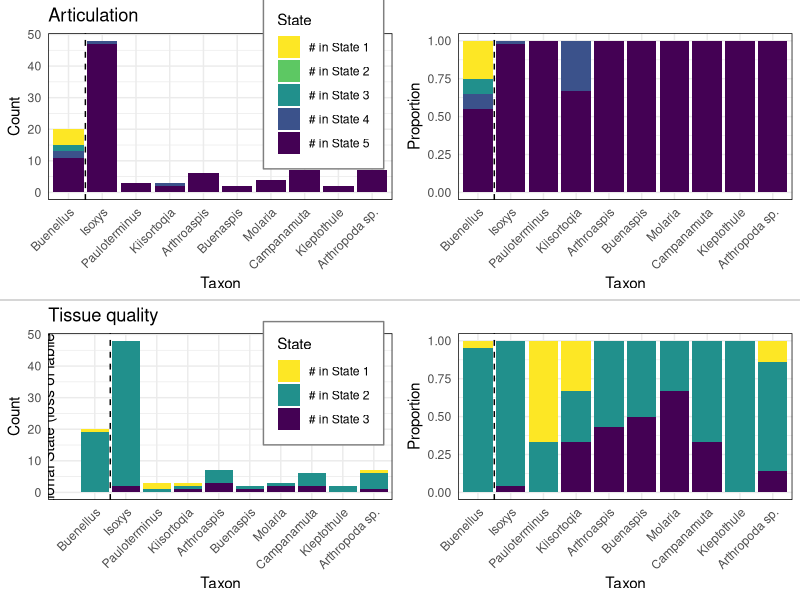
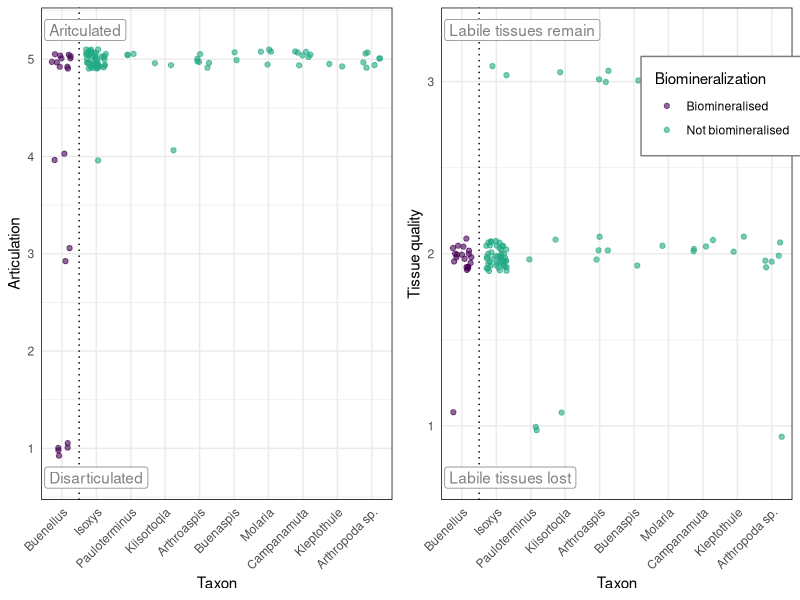
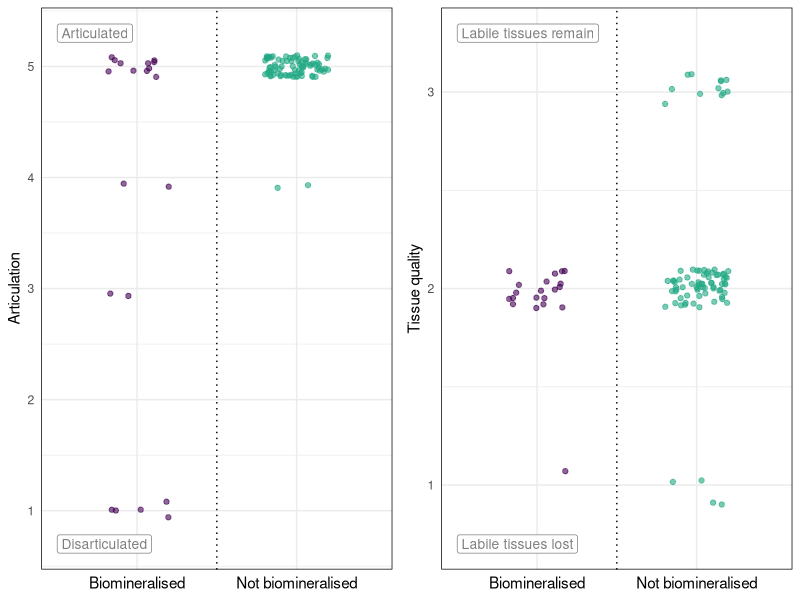
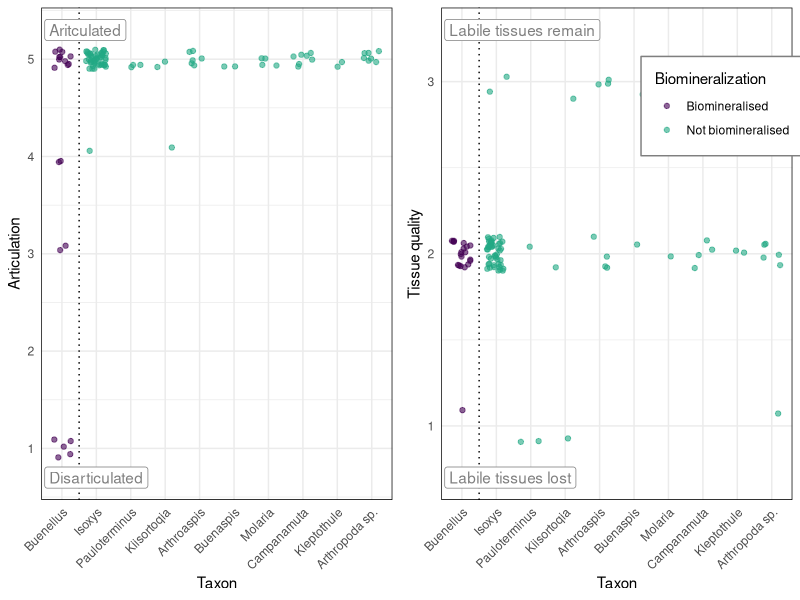
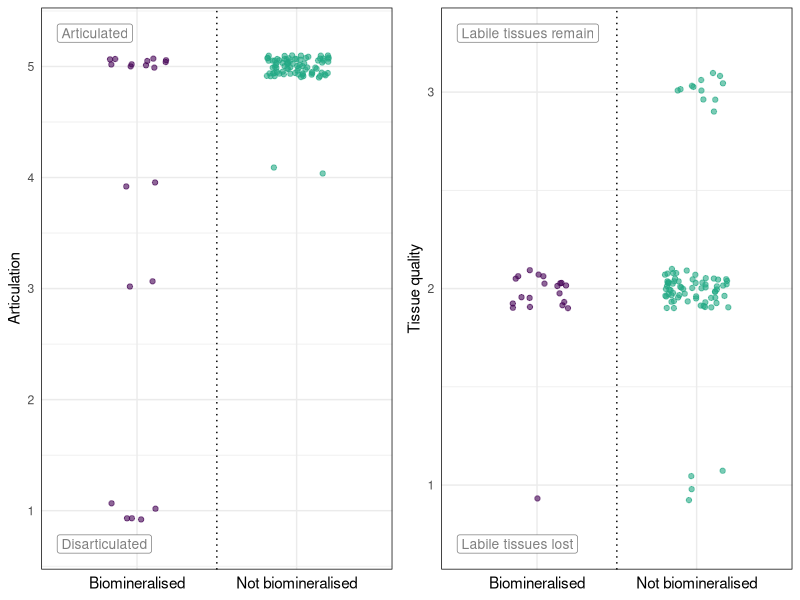

The R source for these figures, in order:
## If packages aren't installed, install them, then load them
packages <- c("tidyverse", "grid","viridis", "readxl","gridExtra")
if(length(packages[!packages %in% installed.packages()[,"Package"]]) > 0){
  install.packages(packages[!packages %in% installed.packages()[,"Package"]])
}
# Load packages
invisible(lapply(packages, library, character.only = TRUE))
rm("packages")

outputDirectory<-paste(getwd(),"/graphs/",sep="")

#Initialize plotlist
plot_list <- list()

#############################
## Taphonomic states
#############################

empiricalDataTaphanomicState<-read_excel("results/Arthropod taphonomic states.xlsx",range = "B4:G17",col_names = TRUE,  sheet = "Taphonomic state")
#Remove empty rows
empiricalDataTaphanomicState<-empiricalDataTaphanomicState[rowSums(!is.na(empiricalDataTaphanomicState)) > 0, ]
#Convert to a long format for graphing
empiricalDataTaphanomicStateLong <- empiricalDataTaphanomicState |>  pivot_longer(cols = starts_with("# in State"),names_to = "State",values_to = "Count")
# Reorder Taxon: put Buenellus first, then the rest in their original order
taxon_order <- c("Buenellus", setdiff(unique(empiricalDataTaphanomicStateLong$Taxon), "Buenellus"))
#Convert taxon from a character vector into a factor, then  explicitly specify the order of its levels
empiricalDataTaphanomicStateLong <- empiricalDataTaphanomicStateLong |> mutate(Taxon = factor(Taxon, levels = taxon_order))
#Identify x position for vertical line (between Buenellus and the rest)
vline_pos <- 1.5  # since Buenellus is the first factor

# Plot
plot_list[[1]]<- ggplot(empiricalDataTaphanomicStateLong, aes(x = Taxon, y = Count, fill = State)) +
  geom_col() +  scale_fill_viridis_d(option = "D", direction = -1) + labs(title = "Articulation", y = "Count", x = "Taxon") +
  theme_minimal() + theme(axis.text.x = element_text(angle = 45, hjust = 1), legend.position = c(0.8, 0.7),  legend.margin = margin(10, 10, 10, 10), legend.spacing = unit(0.5, "cm"), legend.background = element_rect(fill = "white", colour = "grey50"), panel.border = element_rect(color="black", fill=NA)) + 
  geom_vline(xintercept = vline_pos, linetype = "dashed", color = "black")

#### Normalised data
empiricalDataTaphanomicStateNormalised <- empiricalDataTaphanomicState[,-1]
empiricalDataTaphanomicStateNormalised[] <- empiricalDataTaphanomicStateNormalised/rowSums(empiricalDataTaphanomicStateNormalised, na.rm = TRUE)
empiricalDataTaphanomicStateNormalised<-add_column(empiricalDataTaphanomicStateNormalised, empiricalDataTaphanomicState[,1], .before = "# in State 5")   
empiricalDataTaphanomicStateNormalisedLong<- empiricalDataTaphanomicStateNormalised |>  pivot_longer(cols = starts_with("# in State"),names_to = "State",values_to = "Proportion")
empiricalDataTaphanomicStateNormalisedLong <- empiricalDataTaphanomicStateNormalisedLong |> mutate(Taxon = factor(Taxon, levels = taxon_order))

# Plot
plot_list[[2]]<-ggplot(empiricalDataTaphanomicStateNormalisedLong, aes(x = Taxon, y = Proportion, fill = State)) +
  geom_col() +  scale_fill_viridis_d(option = "D", direction = -1) + labs(y = "Proportion", x = "Taxon", title = " ") +
  theme_minimal() + theme(axis.text.x = element_text(angle = 45, hjust = 1), legend.position = "none", panel.border = element_rect(color="black", fill=NA)) +
  geom_vline(xintercept = vline_pos, linetype = "dashed", color = "black")


#############################
## Preservational states
#############################

empiricalDataPreservationalState<-read_excel("results/Arthropod taphonomic states.xlsx",range = "C1:F14",col_names = TRUE,  sheet = "Preservational state")
empiricalDataPreservationalState<- empiricalDataPreservationalState[rowSums(!is.na(empiricalDataPreservationalState)) > 0, ]
empiricalDataPreservationalStateLong <- empiricalDataPreservationalState |>  pivot_longer(cols = starts_with("# in State"),names_to = "State",values_to = "Count")
empiricalDataPreservationalStateLong <- empiricalDataPreservationalStateLong |> mutate(Taxon = factor(Taxon, levels = taxon_order))

# Plot
plot_list[[3]]<-ggplot(empiricalDataPreservationalStateLong, aes(x = Taxon, y = Count, fill = State)) +
  geom_col() +  scale_fill_viridis_d(option = "D", direction = -1) + labs(title = "Tissue quality", y = "Count", x = "Taxon") +
  theme_minimal() + theme(axis.text.x = element_text(angle = 45, hjust = 1), legend.position = c(0.8, 0.7),  legend.margin = margin(10, 10, 10, 10), legend.spacing = unit(0.5, "cm"), legend.background = element_rect(fill = "white", colour = "grey50"), panel.border = element_rect(color="black", fill=NA)) + 
  geom_vline(xintercept = vline_pos, linetype = "dashed", color = "black") +
  annotate("text", x = -0.5, y = max(empiricalDataPreservationalStateLong$Count)/2, 
           label = "Preservational State (loss of labile tissues)", angle = 90, hjust = 0.5)

empiricalDataPreservationalStateNormalised <- empiricalDataPreservationalState[,-1]
empiricalDataPreservationalStateNormalised[] <- empiricalDataPreservationalStateNormalised/rowSums(empiricalDataPreservationalStateNormalised, na.rm = TRUE)
empiricalDataPreservationalStateNormalised<-add_column(empiricalDataPreservationalStateNormalised, empiricalDataPreservationalState[,1], .before = "# in State 3")   
empiricalDataPreservationalStateNormalisedLong<- empiricalDataPreservationalStateNormalised |>  pivot_longer(cols = starts_with("# in State"),names_to = "State",values_to = "Proportion")
empiricalDataPreservationalStateNormalisedLong <- empiricalDataPreservationalStateNormalisedLong |> mutate(Taxon = factor(Taxon, levels = taxon_order))

# Plot
plot_list[[4]]<-ggplot(empiricalDataPreservationalStateNormalisedLong, aes(x = Taxon, y = Proportion, fill = State)) +
  geom_col() +  scale_fill_viridis_d(option = "D", direction = -1) + labs(y = "Proportion", x = "Taxon", title = " ") +
  theme_minimal() + theme(axis.text.x = element_text(angle = 45, hjust = 1), legend.position = "none", panel.border = element_rect(color="black", fill=NA)) + 
  geom_vline(xintercept = vline_pos, linetype = "dashed", color = "black")

#############################
## Do graph
#############################

#Now let's organise these plots using grid extra
grid.arrange(plot_list[[1]],plot_list[[2]],plot_list[[3]],plot_list[[4]], ncol = 2)

# Draw line separating rows
grid.lines(x = unit(c(0, 1), "npc"), y = unit(c(0.5, 0.5), "npc"), gp = gpar(col = "grey70", lwd = 1))

#Now save an image
paste(outputDirectory,"Empirical_columnplots.png",sep="") |> ggsave(plot = grid.grab(),  # grab the current grid including the vertical line
  width = 12, height = 12)

#############################
## Create a jitter graph
#############################

#Initialize plotlist
jitter_plot_list <- list()

#To do a jitter we need to strip this down into individuals
empiricalDataTaphanomicStateIndividuals <- empiricalDataTaphanomicStateLong |>
  #Extract state number
  mutate(StateNum = as.numeric(str_extract(State, "\\d+"))) |>
  # Expand each row by the count, removing the "Number in state" column we no longer need
  select(-State) |> uncount(Count) |>
  #Add whether it is biomineralized
  mutate(Biomineralization = if_else(Taxon == "Buenellus", "Biomineralised","Not biomineralised" ))

jitter_plot_list[[1]]<-ggplot(empiricalDataTaphanomicStateIndividuals, aes(x = Taxon, y = StateNum, colour = Biomineralization)) +
  geom_jitter(width = 0.3, height = 0.1, alpha = 0.6) + geom_vline(xintercept = vline_pos, linetype = "dotted", color = "black") +
  theme_minimal() +  theme(axis.text.x = element_text(angle = 45, hjust = 1), legend.position = "none", panel.border = element_rect(color="black", fill=NA)) + scale_colour_viridis_d(option = "D", begin = 0, end = 0.6) +
  labs(y = "Articulation", x = "Taxon") +  scale_y_continuous(breaks = scales::pretty_breaks(n = max(empiricalDataTaphanomicStateIndividuals$StateNum))) +
  # Add label at the top of y axis
  annotate("label", x = 0.5, y = max(empiricalDataTaphanomicStateIndividuals$StateNum) + 0.3, label = "Aritculated", hjust = 0, colour = "grey50", fill = "white") +
  annotate("label", x = 0.5, y = min(empiricalDataTaphanomicStateIndividuals$StateNum) - 0.3, label = "Disarticulated", hjust = 0, colour = "grey50") 

empiricalDataPreservationalStateIndividuals <- empiricalDataPreservationalStateLong |>
  #Extract state number
  mutate(StateNum = as.numeric(str_extract(State, "\\d+"))) |>
  # Expand each row by the count, removing the "Number in state" column we no longer need
  select(-State) |> uncount(Count) |>
  #Add whether it is biomineralized
  mutate(Biomineralization = if_else(Taxon == "Buenellus", "Biomineralised","Not biomineralised" ))

jitter_plot_list[[2]] <-ggplot(empiricalDataPreservationalStateIndividuals, aes(x = Taxon, y = StateNum, colour = Biomineralization)) +
  geom_jitter(width = 0.3, height = 0.1, alpha = 0.6) + geom_vline(xintercept = vline_pos, linetype = "dotted", color = "black") + theme_minimal() +
  theme(axis.text.x = element_text(angle = 45, hjust = 1), legend.position = c(0.8, 0.8),  legend.margin = margin(10, 10, 10, 10), legend.spacing = unit(0.5, "cm"), legend.background = element_rect(fill = "white", colour = "grey50"), panel.border = element_rect(color="black", fill=NA)) + 
  scale_colour_viridis_d(option = "D", begin = 0, end = 0.6) + labs(y = "Tissue quality", x = "Taxon") + scale_y_continuous(breaks = scales::pretty_breaks(n = max(empiricalDataPreservationalStateIndividuals$StateNum))) +
  annotate("label", x = 0.5, y = max(empiricalDataPreservationalStateIndividuals$StateNum) + 0.3, label = "Labile tissues remain", hjust = 0, colour = "grey50", fill = "white") +
  annotate("label", x = 0.5, y = min(empiricalDataPreservationalStateIndividuals$StateNum) - 0.3, label = "Labile tissues lost", hjust = 0, colour = "grey50") 

#Now let's organise these plots using grid extra
grid.arrange(jitter_plot_list[[1]],  jitter_plot_list[[2]], ncol = 2)

#Or save 
ggsave(filename <- paste(outputDirectory,"Empirical_jitterplots.png",sep=""),
  plot = marrangeGrob(jitter_plot_list, nrow = 1, ncol=2, top = NULL),  width = 14, height = 8)

##########################################################
## Create a jitter graph - biomineralized vs not
##########################################################

jitter_plot_list[[1]]<-ggplot(empiricalDataTaphanomicStateIndividuals, aes(x = Biomineralization, y = StateNum, colour = Biomineralization)) +
  geom_jitter(width = 0.2, height = 0.1, alpha = 0.6) + geom_vline(xintercept = vline_pos, linetype = "dotted", color = "black") +
  theme_minimal() +  theme(legend.position = "none",  axis.text.x = element_text(size = 11, color = "black"), panel.border = element_rect(color="black", fill=NA)) + scale_colour_viridis_d(option = "D", begin = 0, end = 0.6) +
  labs(y = "Articulation", x = NULL) +  scale_y_continuous(breaks = scales::pretty_breaks(n = max(empiricalDataTaphanomicStateIndividuals$StateNum))) +
  # Add label at the top of y axis
  annotate("label", size = 3.5, x = 0.5, y = max(empiricalDataTaphanomicStateIndividuals$StateNum) + 0.3, label = "Articulated", hjust = 0, colour = "grey50", fill = "white") +
  annotate("label", size = 3.5, x = 0.5, y = min(empiricalDataTaphanomicStateIndividuals$StateNum) - 0.3, label = "Disarticulated", hjust = 0, colour = "grey50") 

jitter_plot_list[[2]] <-ggplot(empiricalDataPreservationalStateIndividuals, aes(x = Biomineralization, y = StateNum, colour = Biomineralization)) +
  geom_jitter(width = 0.2, height = 0.1, alpha = 0.6) + geom_vline(xintercept = vline_pos, linetype = "dotted", color = "black") +
  theme_minimal() +  theme(legend.position = "none",  axis.text.x = element_text(size = 11, color = "black"), panel.border = element_rect(color="black", fill=NA)) + scale_colour_viridis_d(option = "D", begin = 0, end = 0.6) +
  labs(y = "Tissue quality", x = NULL) + scale_y_continuous(breaks = scales::pretty_breaks(n = max(empiricalDataPreservationalStateIndividuals$StateNum))) +
  # Add label at the top of y axis
  annotate("label", size = 3.5, x = 0.5, y = max(empiricalDataPreservationalStateIndividuals$StateNum) + 0.3, label = "Labile tissues remain", hjust = 0, colour = "grey50", fill = "white") +
  annotate("label", size = 3.5, x = 0.5, y = min(empiricalDataPreservationalStateIndividuals$StateNum) - 0.3, label = "Labile tissues lost", hjust = 0, colour = "grey50") 

#Now let's organise these plots using grid extra
grid.arrange(jitter_plot_list[[1]],  jitter_plot_list[[2]], ncol = 2)

#Or save 
ggsave(filename <- paste(outputDirectory,"Empirical_jitterplots_mineralization.png",sep=""),
       plot = marrangeGrob(jitter_plot_list, nrow = 1, ncol=2, top = NULL),  width = 10, height = 5)
